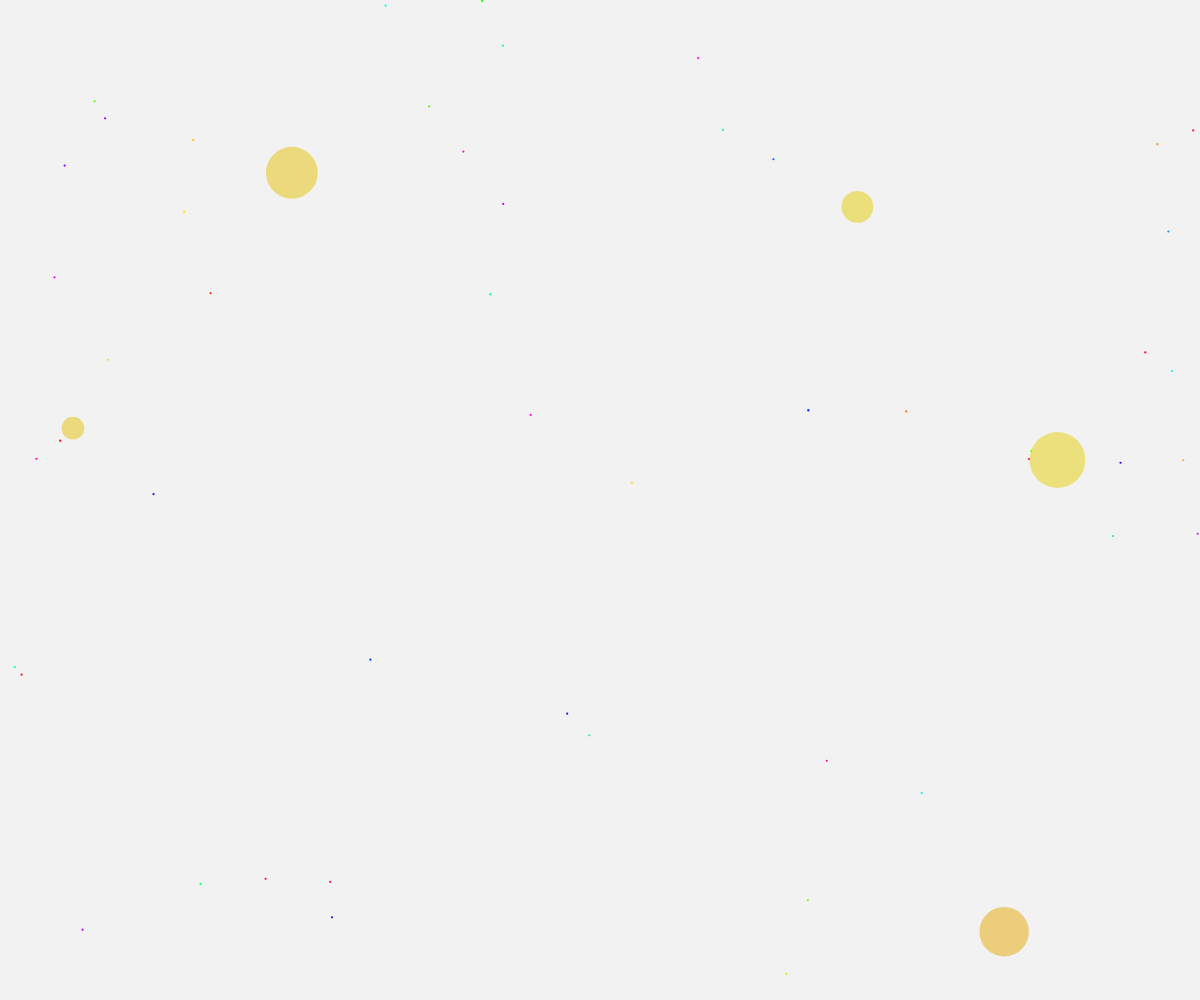
Frame 1 (no input)
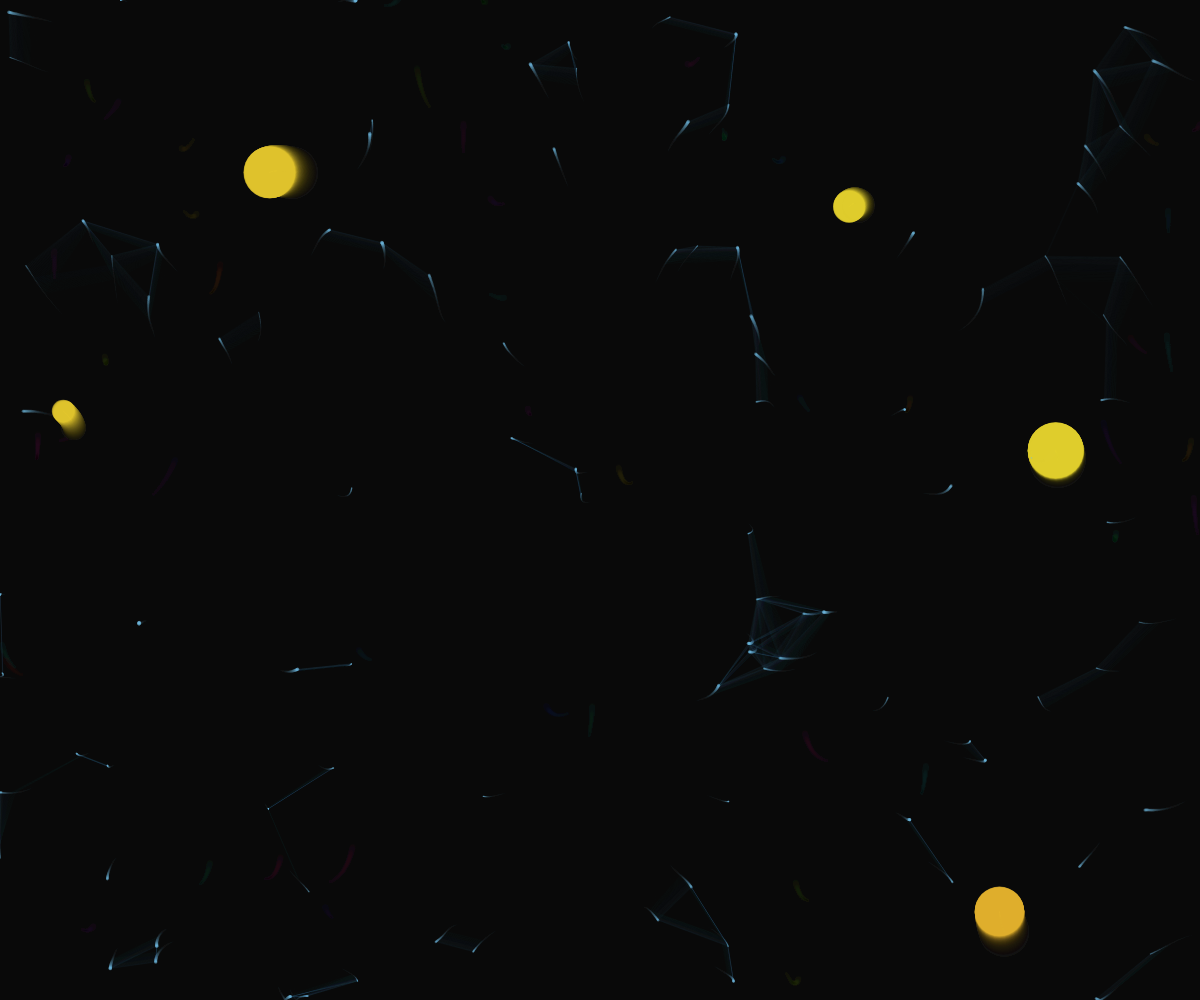
Frame 60 (no input)
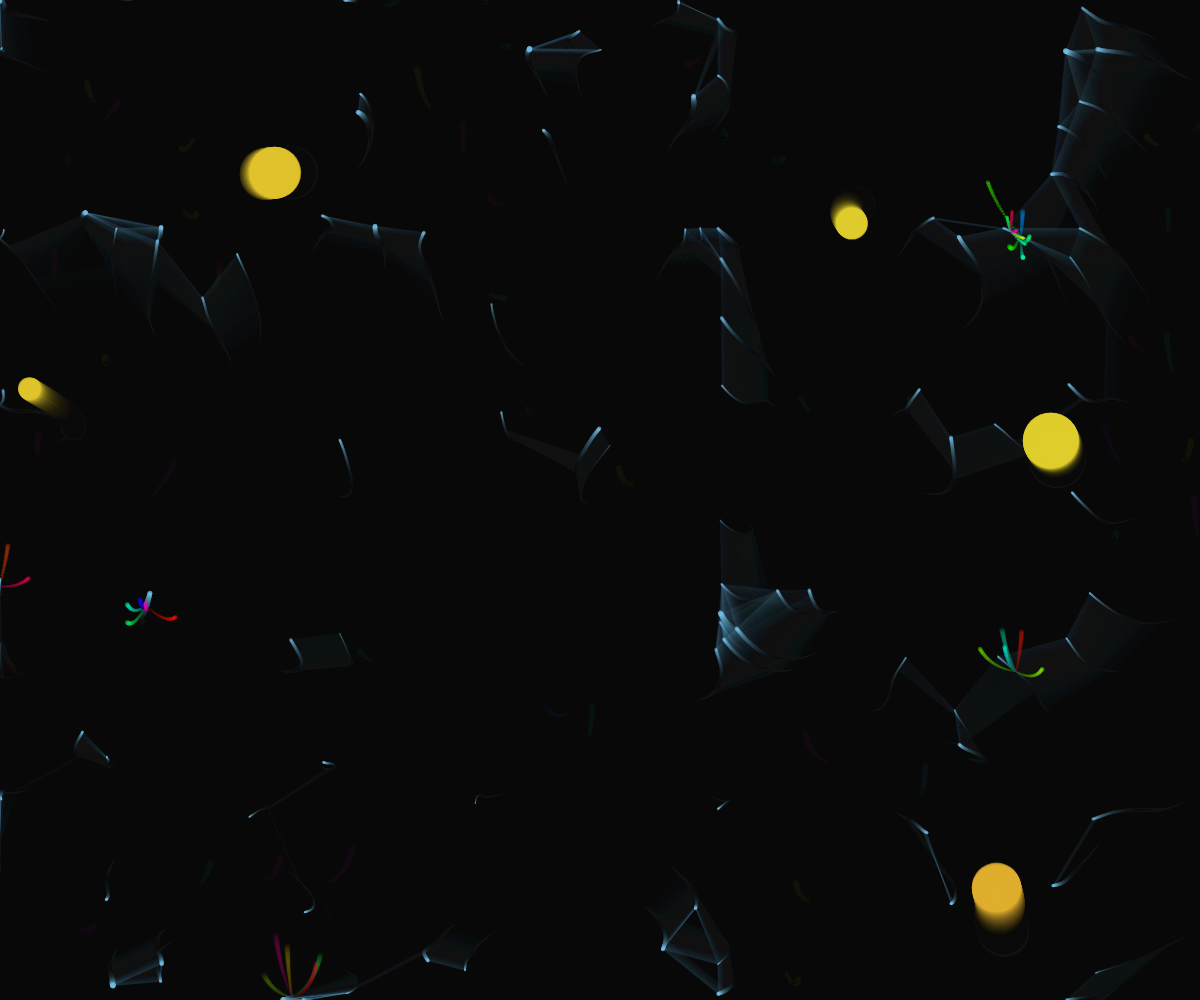
Frame 120 (the mouse pressed at the canvas centre since frame 60)

The p5.js sketch that drew these frames (run headless with seeded random() and noise() and a simulated clock; from frame 60 on, the mouse is pressed at the canvas centre):

// p5.js sketch
// ── sketch.js
let splines = [];
let latticePoints = [];
let dischargeParticles = [];
let time = 0;

function setup() {
  createCanvas(windowWidth, windowHeight);
  colorMode(HSB, 360, 100, 100, 1);
  frameRate(30);
  
  // Initialize splines
  for (let i = 0; i < 5; i++) {
    splines.push({
      x: random(width),
      y: random(height),
      vx: random(-0.5, 0.5),
      vy: random(-0.5, 0.5),
      hue: random(30, 60),
      size: random(20, 60),
      history: []
    });
  }
  
  // Initialize lattice points
  for (let i = 0; i < 100; i++) {
    latticePoints.push({
      x: random(width),
      y: random(height),
      vx: random(-0.2, 0.2),
      vy: random(-0.2, 0.2),
      size: random(2, 6),
      tension: 0,
      targetTension: random(0.5, 1)
    });
  }
  
  // Initialize discharge particles
  for (let i = 0; i < 50; i++) {
    dischargeParticles.push({
      x: random(width),
      y: random(height),
      vx: random(-2, 2),
      vy: random(-2, 2),
      life: random(10, 30),
      age: 0,
      hue: random(0, 360)
    });
  }
}

function draw() {
  background(0, 0, 5, 0.05);
  
  time += 0.01;
  
  // Update and display splines
  for (let spline of splines) {
    // Update position with noise-based movement
    let nx = noise(spline.x * 0.01, time);
    let ny = noise(spline.y * 0.01, time + 100);
    
    spline.vx += (nx - 0.5) * 0.1;
    spline.vy += (ny - 0.5) * 0.1;
    
    // Apply damping
    spline.vx *= 0.98;
    spline.vy *= 0.98;
    
    // Update position
    spline.x += spline.vx;
    spline.y += spline.vy;
    
    // Boundary check
    if (spline.x < 0 || spline.x > width) spline.vx *= -1;
    if (spline.y < 0 || spline.y > height) spline.vy *= -1;
    
    // Add to history
    spline.history.push({x: spline.x, y: spline.y});
    if (spline.history.length > 20) {
      spline.history.shift();
    }
    
    // Draw the spline path
    noFill();
    stroke(spline.hue, 80, 90, 0.4);
    strokeWeight(1);
    beginShape();
    for (let pos of spline.history) {
      vertex(pos.x, pos.y);
    }
    endShape();
    
    // Draw main blob
    fill(spline.hue, 80, 90, 0.6);
    noStroke();
    ellipse(spline.x, spline.y, spline.size);
  }
  
  // Update and display lattice points
  for (let point of latticePoints) {
    // Animate tension
    if (point.tension < point.targetTension) {
      point.tension += 0.01;
    } else if (point.tension > point.targetTension) {
      point.tension -= 0.01;
    }
    
    // Randomly change target tension for chaos effect
    if (random() < 0.01) {
      point.targetTension = random(0.5, 1);
    }
    
    // Update position with noise-based movement
    let nx = noise(point.x * 0.01, time + 50);
    let ny = noise(point.y * 0.01, time + 150);
    
    point.vx += (nx - 0.5) * 0.2;
    point.vy += (ny - 0.5) * 0.2;
    
    // Apply damping
    point.vx *= 0.95;
    point.vy *= 0.95;
    
    // Update position
    point.x += point.vx;
    point.y += point.vy;
    
    // Boundary check
    if (point.x < 0 || point.x > width) point.vx *= -1;
    if (point.y < 0 || point.y > height) point.vy *= -1;
    
    // Draw lattice point
    noStroke();
    fill(200, 50, 90, point.tension * 0.7);
    ellipse(point.x, point.y, point.size * point.tension);
    
    // Draw connections to nearby points (chaotic structure)
    for (let other of latticePoints) {
      let d = dist(point.x, point.y, other.x, other.y);
      if (d < 80 && d > 5) {
        stroke(200, 50, 90, point.tension * 0.2);
        strokeWeight(point.tension * 0.3);
        line(point.x, point.y, other.x, other.y);
      }
    }
    
    // Occasionally trigger discharge
    if (point.tension > 0.9 && random() < 0.01) {
      for (let i = 0; i < 5; i++) {
        dischargeParticles.push({
          x: point.x,
          y: point.y,
          vx: random(-3, 3),
          vy: random(-3, 3),
          life: random(20, 40),
          age: 0,
          hue: random(0, 360)
        });
      }
    }
  }
  
  // Update and display discharge particles
  for (let i = dischargeParticles.length - 1; i >= 0; i--) {
    let p = dischargeParticles[i];
    
    // Apply upward force from pressure
    p.vy -= 0.1;
    
    // Apply damping
    p.vx *= 0.95;
    p.vy *= 0.95;
    
    // Update position
    p.x += p.vx;
    p.y += p.vy;
    
    // Age particle
    p.age++;
    
    // Remove old particles
    if (p.age > p.life) {
      dischargeParticles.splice(i, 1);
      continue;
    }
    
    // Draw particle with fade-out effect
    let alpha = map(p.age, 0, p.life, 1, 0);
    fill(p.hue, 100, 100, alpha);
    noStroke();
    ellipse(p.x, p.y, 2 + (p.age / p.life) * 4);
  }
  
  // Occasionally create new splines
  if (random() < 0.005) {
    splines.push({
      x: random(width),
      y: random(height),
      vx: random(-0.5, 0.5),
      vy: random(-0.5, 0.5),
      hue: random(30, 60),
      size: random(20, 60),
      history: []
    });
    
    // Cap splines
    if (splines.length > 10) {
      splines.shift();
    }
  }
}

function windowResized() {
  resizeCanvas(windowWidth, windowHeight);
}
